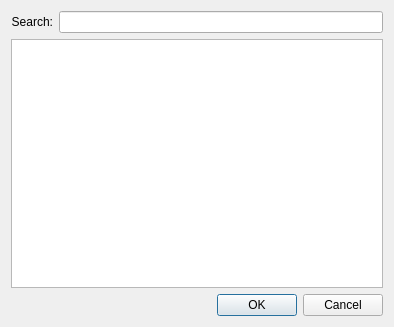
<?xml version="1.0" encoding="UTF-8"?>
<ui version="4.0">
 <class>uno_search_form</class>
 <widget class="QDialog" name="uno_search_form">
  <property name="geometry">
   <rect>
    <x>0</x>
    <y>0</y>
    <width>394</width>
    <height>327</height>
   </rect>
  </property>
  <property name="windowTitle">
   <string>Search table form</string>
  </property>
  <layout class="QGridLayout" name="gridLayout">
   <item row="0" column="0">
    <widget class="QLabel" name="lSearch">
     <property name="text">
      <string>&lt;html&gt;&lt;head/&gt;&lt;body&gt;&lt;p&gt;Search:&lt;/p&gt;&lt;/body&gt;&lt;/html&gt;</string>
     </property>
     <property name="alignment">
      <set>Qt::AlignRight|Qt::AlignTrailing|Qt::AlignVCenter</set>
     </property>
    </widget>
   </item>
   <item row="0" column="1">
    <widget class="QLineEdit" name="lESearch"/>
   </item>
   <item row="1" column="0" colspan="2">
    <widget class="QTreeView" name="tvTables"/>
   </item>
   <item row="2" column="0" colspan="2">
    <widget class="QDialogButtonBox" name="searchButtonBox">
     <property name="orientation">
      <enum>Qt::Horizontal</enum>
     </property>
     <property name="standardButtons">
      <set>QDialogButtonBox::Cancel|QDialogButtonBox::Ok</set>
     </property>
    </widget>
   </item>
  </layout>
 </widget>
 <resources/>
 <connections>
  <connection>
   <sender>searchButtonBox</sender>
   <signal>accepted()</signal>
   <receiver>uno_search_form</receiver>
   <slot>accept()</slot>
   <hints>
    <hint type="sourcelabel">
     <x>248</x>
     <y>254</y>
    </hint>
    <hint type="destinationlabel">
     <x>157</x>
     <y>274</y>
    </hint>
   </hints>
  </connection>
  <connection>
   <sender>searchButtonBox</sender>
   <signal>rejected()</signal>
   <receiver>uno_search_form</receiver>
   <slot>reject()</slot>
   <hints>
    <hint type="sourcelabel">
     <x>316</x>
     <y>260</y>
    </hint>
    <hint type="destinationlabel">
     <x>286</x>
     <y>274</y>
    </hint>
   </hints>
  </connection>
 </connections>
</ui>
